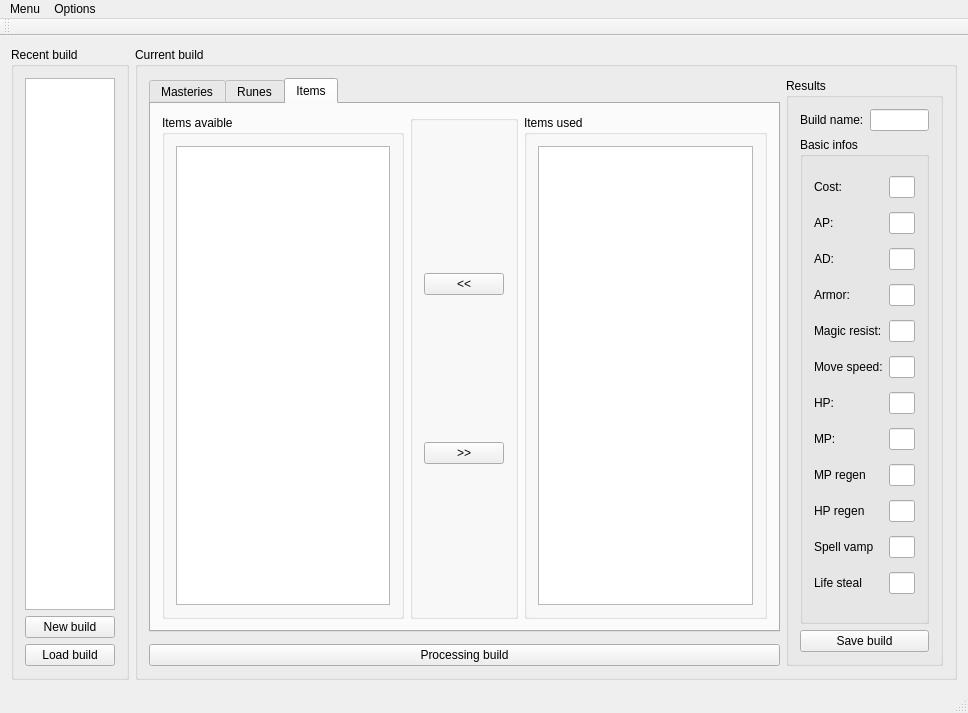
<?xml version="1.0" encoding="UTF-8"?>
<ui version="4.0">
 <class>MainWindow</class>
 <widget class="QMainWindow" name="MainWindow">
  <property name="geometry">
   <rect>
    <x>0</x>
    <y>0</y>
    <width>968</width>
    <height>713</height>
   </rect>
  </property>
  <property name="windowTitle">
   <string>MainWindow</string>
  </property>
  <widget class="QWidget" name="centralWidget">
   <layout class="QGridLayout" name="gridLayout">
    <item row="0" column="0">
     <widget class="QGroupBox" name="groupBox">
      <property name="title">
       <string>Recent build</string>
      </property>
      <layout class="QGridLayout" name="gridLayout_15">
       <item row="0" column="0">
        <widget class="QColumnView" name="columnView_7"/>
       </item>
       <item row="1" column="0">
        <widget class="QPushButton" name="Nouveau">
         <property name="text">
          <string>New build</string>
         </property>
        </widget>
       </item>
       <item row="2" column="0">
        <widget class="QPushButton" name="pushButton_8">
         <property name="text">
          <string>Load build</string>
         </property>
        </widget>
       </item>
      </layout>
     </widget>
    </item>
    <item row="0" column="1">
     <widget class="QGroupBox" name="groupBox_12">
      <property name="title">
       <string>Current build</string>
      </property>
      <layout class="QGridLayout" name="gridLayout_16">
       <item row="0" column="0">
        <widget class="QTabWidget" name="tabWidget">
         <property name="currentIndex">
          <number>2</number>
         </property>
         <property name="movable">
          <bool>true</bool>
         </property>
         <widget class="QWidget" name="Masteries">
          <attribute name="title">
           <string>Masteries</string>
          </attribute>
          <layout class="QGridLayout" name="gridLayout_6">
           <item row="0" column="1">
            <widget class="QGroupBox" name="groupBox_5">
             <property name="title">
              <string/>
             </property>
             <layout class="QGridLayout" name="gridLayout_5">
              <item row="0" column="0">
               <widget class="QPushButton" name="pushButton_2">
                <property name="text">
                 <string>&lt;&lt;</string>
                </property>
               </widget>
              </item>
              <item row="1" column="0">
               <widget class="QPushButton" name="pushButton">
                <property name="text">
                 <string>&gt;&gt;</string>
                </property>
               </widget>
              </item>
             </layout>
            </widget>
           </item>
           <item row="0" column="0">
            <widget class="QGroupBox" name="groupBox_2">
             <property name="title">
              <string>Masteries avaible</string>
             </property>
             <layout class="QGridLayout" name="gridLayout_3">
              <item row="0" column="0">
               <widget class="QColumnView" name="columnView_2"/>
              </item>
             </layout>
             <zorder>columnView_2</zorder>
             <zorder>columnView_2</zorder>
            </widget>
           </item>
           <item row="0" column="2">
            <widget class="QGroupBox" name="groupBox_4">
             <property name="title">
              <string>Masteries used</string>
             </property>
             <layout class="QGridLayout" name="gridLayout_4">
              <item row="0" column="0">
               <widget class="QColumnView" name="columnView"/>
              </item>
             </layout>
            </widget>
           </item>
          </layout>
         </widget>
         <widget class="QWidget" name="Runes">
          <attribute name="title">
           <string>Runes</string>
          </attribute>
          <layout class="QGridLayout" name="gridLayout_2">
           <item row="0" column="0">
            <widget class="QGroupBox" name="groupBox_6">
             <property name="title">
              <string>Runes avaible</string>
             </property>
             <layout class="QGridLayout" name="gridLayout_8">
              <item row="0" column="0">
               <widget class="QColumnView" name="columnView_3"/>
              </item>
             </layout>
            </widget>
           </item>
           <item row="0" column="1">
            <widget class="QGroupBox" name="groupBox_7">
             <property name="title">
              <string/>
             </property>
             <layout class="QGridLayout" name="gridLayout_7">
              <item row="0" column="0">
               <widget class="QPushButton" name="pushButton_4">
                <property name="text">
                 <string>&lt;&lt;</string>
                </property>
               </widget>
              </item>
              <item row="1" column="0">
               <widget class="QPushButton" name="pushButton_5">
                <property name="text">
                 <string>&gt;&gt;</string>
                </property>
               </widget>
              </item>
             </layout>
            </widget>
           </item>
           <item row="0" column="2">
            <widget class="QGroupBox" name="groupBox_8">
             <property name="title">
              <string>Runes used</string>
             </property>
             <layout class="QGridLayout" name="gridLayout_9">
              <item row="0" column="0">
               <widget class="QColumnView" name="columnView_4"/>
              </item>
             </layout>
            </widget>
           </item>
          </layout>
         </widget>
         <widget class="QWidget" name="Items">
          <attribute name="title">
           <string>Items</string>
          </attribute>
          <layout class="QGridLayout" name="gridLayout_14">
           <item row="0" column="0">
            <widget class="QGroupBox" name="groupBox_9">
             <property name="title">
              <string>Items avaible</string>
             </property>
             <layout class="QGridLayout" name="gridLayout_11">
              <item row="0" column="0">
               <widget class="QColumnView" name="columnView_5"/>
              </item>
             </layout>
            </widget>
           </item>
           <item row="0" column="1">
            <widget class="QGroupBox" name="groupBox_10">
             <property name="title">
              <string/>
             </property>
             <layout class="QGridLayout" name="gridLayout_12">
              <item row="0" column="0">
               <widget class="QPushButton" name="pushButton_6">
                <property name="text">
                 <string>&lt;&lt;</string>
                </property>
               </widget>
              </item>
              <item row="1" column="0">
               <widget class="QPushButton" name="pushButton_7">
                <property name="text">
                 <string>&gt;&gt;</string>
                </property>
               </widget>
              </item>
             </layout>
            </widget>
           </item>
           <item row="0" column="2">
            <widget class="QGroupBox" name="groupBox_11">
             <property name="title">
              <string>Items used</string>
             </property>
             <layout class="QGridLayout" name="gridLayout_13">
              <item row="0" column="0">
               <widget class="QColumnView" name="columnView_6"/>
              </item>
             </layout>
            </widget>
           </item>
          </layout>
         </widget>
        </widget>
       </item>
       <item row="2" column="0">
        <widget class="QPushButton" name="Calculer">
         <property name="text">
          <string>Processing build</string>
         </property>
        </widget>
       </item>
       <item row="0" column="1" rowspan="3">
        <widget class="QGroupBox" name="groupBox_3">
         <property name="title">
          <string>Results</string>
         </property>
         <layout class="QGridLayout" name="gridLayout_10">
          <item row="0" column="0">
           <widget class="QLabel" name="label_2">
            <property name="text">
             <string>Build name:</string>
            </property>
           </widget>
          </item>
          <item row="4" column="0" colspan="2">
           <widget class="QPushButton" name="pushButton_3">
            <property name="text">
             <string>Save build</string>
            </property>
           </widget>
          </item>
          <item row="1" column="0" rowspan="2" colspan="2">
           <widget class="QGroupBox" name="groupBox_13">
            <property name="title">
             <string>Basic infos</string>
            </property>
            <layout class="QGridLayout" name="gridLayout_17">
             <item row="8" column="0">
              <widget class="QLabel" name="label_10">
               <property name="text">
                <string>MP regen</string>
               </property>
              </widget>
             </item>
             <item row="9" column="0">
              <widget class="QLabel" name="label_11">
               <property name="text">
                <string>HP regen</string>
               </property>
              </widget>
             </item>
             <item row="0" column="0">
              <widget class="QLabel" name="label_3">
               <property name="text">
                <string>Cost:</string>
               </property>
              </widget>
             </item>
             <item row="1" column="0">
              <widget class="QLabel" name="label">
               <property name="text">
                <string>AP:</string>
               </property>
              </widget>
             </item>
             <item row="3" column="0">
              <widget class="QLabel" name="label_5">
               <property name="text">
                <string>Armor:</string>
               </property>
              </widget>
             </item>
             <item row="2" column="0">
              <widget class="QLabel" name="label_4">
               <property name="text">
                <string>AD:</string>
               </property>
              </widget>
             </item>
             <item row="4" column="0">
              <widget class="QLabel" name="label_6">
               <property name="text">
                <string>Magic resist:</string>
               </property>
              </widget>
             </item>
             <item row="5" column="0">
              <widget class="QLabel" name="label_7">
               <property name="text">
                <string>Move speed:</string>
               </property>
              </widget>
             </item>
             <item row="6" column="0">
              <widget class="QLabel" name="label_8">
               <property name="text">
                <string>HP:</string>
               </property>
              </widget>
             </item>
             <item row="7" column="0">
              <widget class="QLabel" name="label_9">
               <property name="text">
                <string>MP:</string>
               </property>
              </widget>
             </item>
             <item row="10" column="0">
              <widget class="QLabel" name="label_12">
               <property name="text">
                <string>Spell vamp</string>
               </property>
              </widget>
             </item>
             <item row="11" column="0">
              <widget class="QLabel" name="label_13">
               <property name="text">
                <string>Life steal</string>
               </property>
              </widget>
             </item>
             <item row="2" column="1">
              <widget class="QLineEdit" name="lineEdit"/>
             </item>
             <item row="3" column="1">
              <widget class="QLineEdit" name="lineEdit_2"/>
             </item>
             <item row="4" column="1">
              <widget class="QLineEdit" name="lineEdit_3"/>
             </item>
             <item row="5" column="1">
              <widget class="QLineEdit" name="lineEdit_4"/>
             </item>
             <item row="6" column="1">
              <widget class="QLineEdit" name="lineEdit_5"/>
             </item>
             <item row="7" column="1">
              <widget class="QLineEdit" name="lineEdit_6"/>
             </item>
             <item row="8" column="1">
              <widget class="QLineEdit" name="lineEdit_7"/>
             </item>
             <item row="9" column="1">
              <widget class="QLineEdit" name="lineEdit_8"/>
             </item>
             <item row="10" column="1">
              <widget class="QLineEdit" name="lineEdit_9"/>
             </item>
             <item row="11" column="1">
              <widget class="QLineEdit" name="lineEdit_10"/>
             </item>
             <item row="1" column="1">
              <widget class="QLineEdit" name="lineEdit_11"/>
             </item>
             <item row="0" column="1">
              <widget class="QLineEdit" name="lineEdit_12"/>
             </item>
            </layout>
           </widget>
          </item>
          <item row="0" column="1">
           <widget class="QLineEdit" name="lineEdit_13"/>
          </item>
         </layout>
        </widget>
       </item>
      </layout>
     </widget>
    </item>
   </layout>
  </widget>
  <widget class="QMenuBar" name="menuBar">
   <property name="geometry">
    <rect>
     <x>0</x>
     <y>0</y>
     <width>968</width>
     <height>21</height>
    </rect>
   </property>
   <widget class="QMenu" name="menuMenu">
    <property name="title">
     <string>Menu</string>
    </property>
    <addaction name="actionNouveau"/>
    <addaction name="actionOuvrir_un_build"/>
    <addaction name="actionCalculer"/>
    <addaction name="actionQuitter"/>
   </widget>
   <widget class="QMenu" name="menuOptions">
    <property name="title">
     <string>Options</string>
    </property>
    <addaction name="actionLanguages"/>
    <addaction name="actionParameters"/>
   </widget>
   <addaction name="menuMenu"/>
   <addaction name="menuOptions"/>
  </widget>
  <widget class="QToolBar" name="mainToolBar">
   <attribute name="toolBarArea">
    <enum>TopToolBarArea</enum>
   </attribute>
   <attribute name="toolBarBreak">
    <bool>true</bool>
   </attribute>
  </widget>
  <widget class="QStatusBar" name="statusBar"/>
  <action name="actionQuitter">
   <property name="text">
    <string>Quit</string>
   </property>
  </action>
  <action name="actionNouveau">
   <property name="text">
    <string>New build</string>
   </property>
  </action>
  <action name="actionCalculer">
   <property name="text">
    <string>Calculer le build</string>
   </property>
  </action>
  <action name="actionOuvrir_un_build">
   <property name="text">
    <string>Open build</string>
   </property>
  </action>
  <action name="actionLanguages">
   <property name="text">
    <string>Languages</string>
   </property>
  </action>
  <action name="actionParameters">
   <property name="text">
    <string>Parameters</string>
   </property>
  </action>
 </widget>
 <layoutdefault spacing="6" margin="11"/>
 <resources/>
 <connections/>
</ui>
